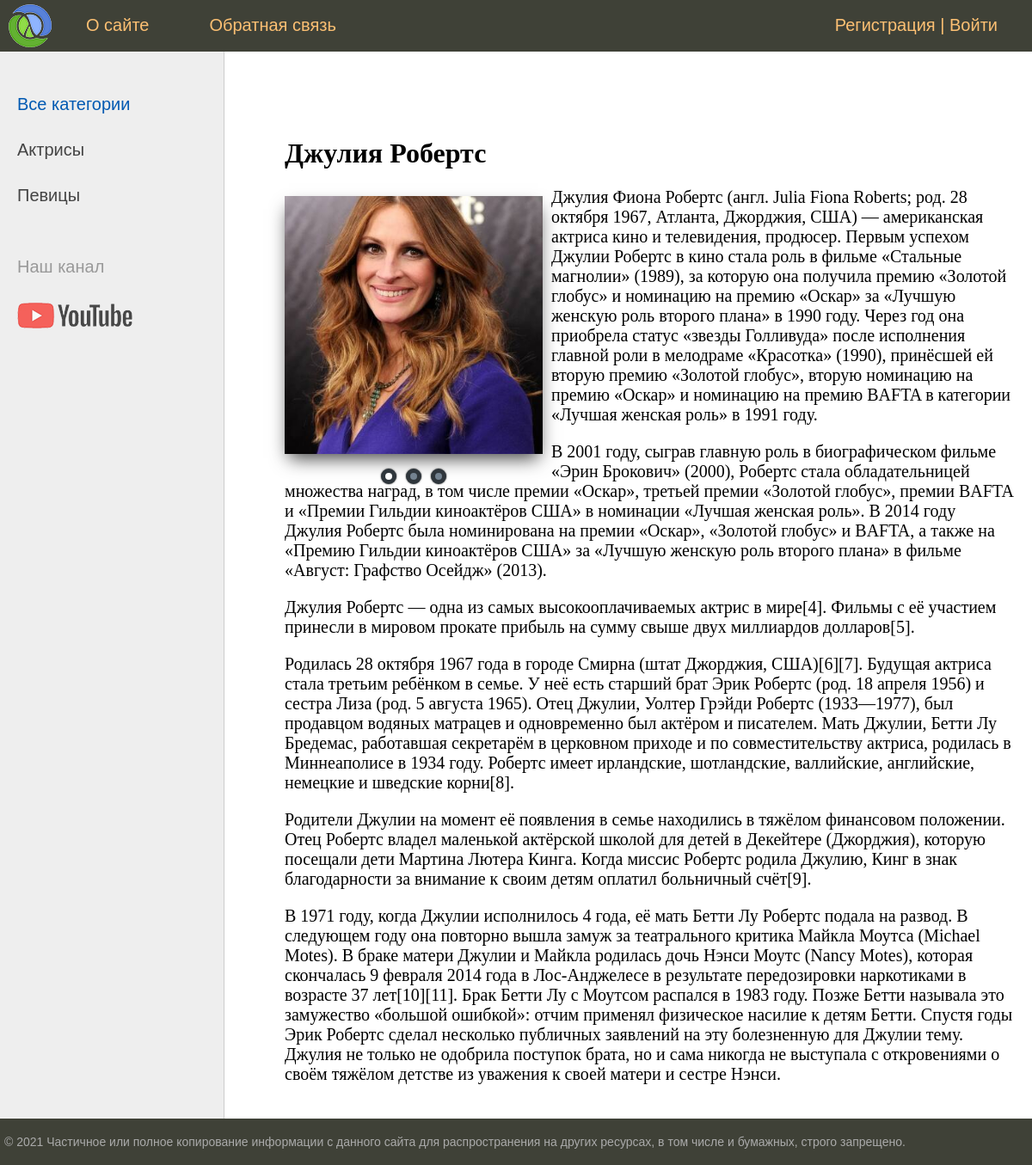
Page /post/dzhuliya-roberts/ on the committed database.
### women/models.py (models this page shows, shortened)
class Category(models.Model):
    name = models.CharField(max_length=100, db_index=True, verbose_name="Категория")
    slug = models.SlugField(max_length=255, unique=True, db_index=True, verbose_name="URL")
    """
    def get_absolute_url(self):
        return reverse('category', kwargs={'cat_id': self.pk})
    """
    def get_absolute_url(self):
        return reverse('category', kwargs={'cat_slug': self.slug})
    class Meta:
        verbose_name = 'Категория'
        verbose_name_plural = 'Категории'
        ordering = ['id']

class Women(models.Model):
    title = models.CharField(max_length=255, verbose_name="Заголовок")
    slug = models.SlugField(max_length=255, unique=True, db_index=True, verbose_name="URL")
    content = models.TextField(blank=True, verbose_name="Текст статьи")
    time_create = models.DateTimeField(auto_now_add=True, verbose_name="Время создания")
    time_update = models.DateTimeField(auto_now=True, verbose_name="Время изменения")
    is_published = models.BooleanField(default=True, verbose_name="Публикация")
    cat = models.ForeignKey('Category', on_delete=models.PROTECT, verbose_name="Категории")
    first_photo = models.ForeignKey('WomenPhoto', null=True, on_delete=models.PROTECT, verbose_name="Фотография", related_name="+")
    def __str__(self):
        return self.title
    """
    def get_absolute_url(self):
        return reverse('post', kwargs={'post_id': self.pk})
    """
    def get_absolute_url(self):
        return reverse('post', kwargs={'post_slug': self.slug})
    """
    def get_absolute_url2(self):
        return reverse('post', kwargs={'post_id': self.pk})
    """
    class Meta:
        verbose_name = 'Известные женщины'
        verbose_name_plural = 'Известные женщины'
        ordering = ['id']

class WomenPhoto(models.Model):
    photo = models.ImageField(upload_to="photos/%Y/%m/%d/", verbose_name="Фото")
    women = models.ForeignKey(Women, on_delete=models.PROTECT, verbose_name="Известные женщины")
    class Meta:
        verbose_name = 'Фотография известной женщины'
        verbose_name_plural = 'Фотографии известных женщин'
        ordering = ['id']

### women/views.py (the view)
# urls.py: path('post/<slug:post_slug>/', ShowPost.as_view(), name='post'),
class ShowPost(DataMixin, DetailView):
    model = Women
    template_name = 'women/post.html'
    slug_url_kwarg = 'post_slug'
    context_object_name = 'post'
    def get_context_data(self, *, object_list=None, **kwargs):
        context = super().get_context_data(**kwargs)
        c_def = self.get_user_context(title=context['post'])
        return dict(list(context.items()) + list(c_def.items()))

### women/templatetags/women_tags.py (called while the page is built)
@register.simple_tag(name='getcats')
def get_categories(filter=None):
    if not filter:
        return Category.objects.all()
    else:
        return Category.objects.filter(pk=filter)

@register.inclusion_tag('women/list_menu.html', takes_context=True)
def show_menu(context):
    request = context['request']
    user_menu = menu.copy()
    if not request.user.is_authenticated:
        user_menu.pop(1)
    context['menu'] = user_menu
    return context

@register.inclusion_tag('women/photo_post.html')
def show_photos_in_post(women_id=0):
    photos = WomenPhoto.objects.filter(women_id=women_id)
    return {"photos": photos}

### women/utils.py (called while the page is built)
    def get_user_context(self, **kwargs):
        context = kwargs
        cats = cache.get('cats')
        if not cats:
            cats = Category.objects.annotate(Count('women'))
            cache.set('cats', cats, 60)
        user_menu = menu.copy()
        if not self.request.user.is_authenticated:
            user_menu.pop(1)
        context['menu'] = user_menu
        context['cats'] = cats
        if 'cat_selected' not in context:
            context['cat_selected'] = 0
        return context

### women/templates/women/post.html
{% extends 'women/base.html' %}
{% load women_tags %}
{% block content %}
<h1>{{post.title}}</h1>
{% show_photos_in_post women_id=post.pk %}
{{post.content|linebreaks}}
{% endblock %}

### women/templates/women/base.html (shortened to what this page needs)
{% load static %}
{% load static %}
{% load women_tags %}
<!DOCTYPE html>
<html>
<head>
	<link type="text/css" href="{% static 'women/css/styles.css' %}" rel="stylesheet" />
</head>
<body>
<table class="table-page" border=0 cellpadding="0" cellspacing="0">
<tr><td valign=top>
{% block mainmenu %}
		<div class="header">
			<ul id="mainmenu" class="mainmenu">
					<li class="logo"><a href="{% url 'home' %}"><div class="logo"></div></a></li>
				{% show_menu %}
			</ul>
		</div>
{% endblock mainmenu %}
<table class="table-content" border=0 cellpadding="0" cellspacing="0">
<tr>
	<td valign="top" class="left-chapters">
		{% getcats as categories %}
	<ul id="leftchapters">
{% if cat_selected == 0 %}
                   <li class="selected">Все категории</li>
{% else %}
		<!--
		Отображается ссылка
		-->
                   <li><a href="{% url 'home' %}">Все категории</a></li>
{% endif %}
		{% for c in cats %}
		{% if c.women__count > 0 %}
         {% if c.pk == cat_selected %}
                   <li class="selected">{{c.name}}</li>
         {% else %}
                   <li><a href="{{ c.get_absolute_url }}">{{c.name}}</a></li>
         {% endif %}
		{% endif %}
		{% endfor %}
		<li class="share">
		<p>Наш канал</p>
		<a class="share-yt" href="https://www.youtube.com/channel/UClJzWfGWuGJL2t-3dYKcHTA/playlists" target="_blank" rel="nofollow"></a>
		</li>
	</ul>
</td>
<td valign="top" class="content">
	<div class="content-text">
{% block content %}
{% endblock %}
	</div>
</td></tr></table>
</td></tr>
<tr><td valign=top>
	<div id="footer">
		<p>&copy; 2021 Частичное или полное копирование информации с данного сайта для распространения на других ресурсах, в том числе и бумажных, строго запрещено.</p>
	</div>
</td></tr></table>
</body>
</html>

### women/templates/women/photo_post.html (shortened to what this page needs)
{% if photos|length > 0 %}
	{% if photos|length >= 3 %}
<div class="slider">
  <div class="switch">
    <label for="btn1"></label>
    <label for="btn2"></label>
    <label for="btn3"></label>
  </div>
  <div class="slider-inner">
    <div class="slides">
        <img src="{{photos.0.photo.url}}"/>
    </div>
  </div>
</div>
	{% else %}
		{% for ph in photos %}
				<p><img class="img-article-left" src="{{ph.photo.url}}"></p>
		{% endfor %}
	{% endif %}
{% endif %}

### women/static/women/css/styles.css (style rules this page uses)
html, body { font-family: 'Arial'; margin: 0; padding: 0; height: 100%; width: 100%; color: #444; }
a { color: #0059b2; text-decoration: none; }
img { max-width: 600px; height: auto; }
.table-page { width: 100%; height: 100%; vertical-align: top; }
.table-page tr { height: 100%; }
.header { background: #3F4137; height: 60px; }
.logo { background: url('../images/logo.png') no-repeat 10px 5px; width: 70px; height: 60px; }
ul.mainmenu { list-style: none; margin: 0; padding: 0; height: 60px; color: #fdc073; font-size: 20px; overflow: hidden; }
ul.mainmenu li { float: left; margin: 18px 40px 0 30px; }
ul.mainmenu li.logo { margin: 0; }
ul.mainmenu li a { color: #fdc073; text-decoration: none; }
.table-content { width: 100%; min-height: 100%; height: 100%; }
.left-chapters { margin: 0; background: #eee; border-right: 1px solid #ccc; min-height: 100%; }
.left-chapters ul { width: 230px; min-height: 100%; margin: 0; padding: 20px 10px 10px 20px; list-style: none; font-size: 20px; }
.left-chapters ul li { margin: 30px 0 0 0; color: #999; }
.left-chapters ul li.selected { color: #0059b2; }
.left-chapters ul li a { color: #444; text-decoration: none; }
.left-chapters ul li.share { margin: 60px 0 0 0; }
.left-chapters ul li.share p { margin: 30px 0 30px 0; }
.left-chapters ul li.share a { display: inline-block; width: 40px; height: 40px; margin: 0 20px 0 0; }
.left-chapters ul li.share a.share-yt { width: 100%; height: 30px; background: url('../images/share_yt.png') no-repeat 0 0 }
.content { padding: 40px 20px 20px 40px; width: 100%; box-sizing: border-box; }
.content-text { margin: 60px 0 0 30px; color: #000; font-size: 20px; font-family: Yandex Sans Display Light; }
.content-text h1 { font-size: 32px; }
#footer { box-sizing: border-box; background: #3F4137; padding: 5px; color: #aaa; font-size: 14px; font-family: Verdana, Geneva, Arial, Helvetica; text-align: left; overflow: hidden; }
.slider { position: relative; width: 300px; height: 300px; float: left; margin: 10px 10px 30px auto; box-shadow: 0 10px 20px -5px rgba(0, 0, 0, 0.75); }
.switch { position: absolute; left: 0; bottom: -40px; text-align: center; width: 100%; }
.switch label { display: inline-block; width: 8px; height: 8px; cursor: pointer; margin: 0 3px; box-shadow: 0 0 2px 0 rgba(0, 0, 0, .8); border-radius: 50%; border: 5px solid #2f363c; background-color: #738290; }
#btn1:checked~.switch label[for="btn1"] { background-color: white; }
.slider-inner { overflow: hidden; }
.slides { display: flex; width: 100%; transition: all 0.5s; }
.slides img { flex-shrink:0; object-fit: cover; width: 300px; height: 300px; }

### rows in the picture
Category: name "Актрисы"
Category: name "Певицы"
Women: title "Джулия Робертс", content "Джулия Фиона Робертс (англ. Julia Fiona Roberts; род. 28 октября 1967, Атланта, Джорджия, США) — американская актриса кино и телевидения, продюсер. Первым успехом Джулии Робертс в кино стала роль в фильме «Стальные магнолии» (1989), за которую она получила премию «Золотой глобус» и номинацию на премию «Оскар» за «Лучшую женскую роль второго плана» в 1990 году. Через год она приобрела статус «звезды Голливуда» после исполнения главной роли в мелодраме «Красотка» (1990), принёсшей ей вторую премию «Золотой глобус», вторую номинацию на премию «Оскар» и номинацию на премию BAFTA в категории «Лучшая женская роль» в 1991 году. В 2001 году, сыграв главную роль в биографическом фильме «Эрин…"
WomenPhoto: photo (picture)

### other values in the picture
{{ m.title }} "О сайте" "Обратная связь"
